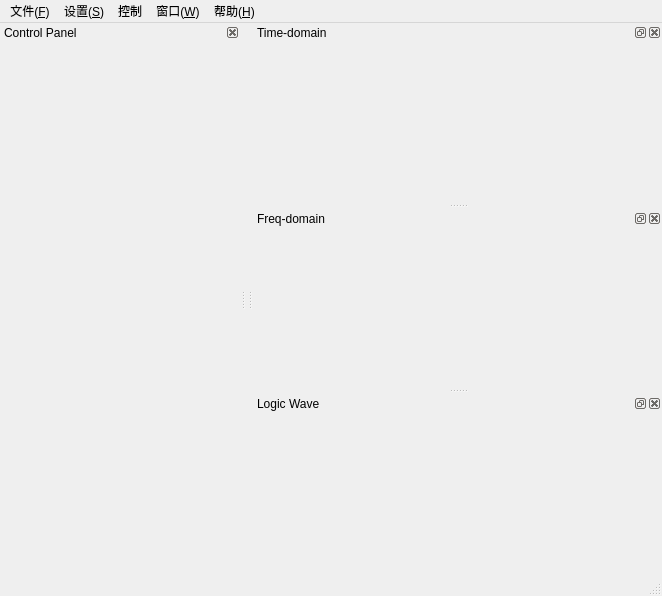
<?xml version="1.0" encoding="UTF-8"?>
<ui version="4.0">
 <class>MainWindowClass</class>
 <widget class="QMainWindow" name="MainWindowClass">
  <property name="geometry">
   <rect>
    <x>0</x>
    <y>0</y>
    <width>662</width>
    <height>596</height>
   </rect>
  </property>
  <property name="windowTitle">
   <string>CETC58 ADC Analyzer</string>
  </property>
  <property name="dockNestingEnabled">
   <bool>false</bool>
  </property>
  <property name="dockOptions">
   <set>QMainWindow::AllowTabbedDocks|QMainWindow::AnimatedDocks</set>
  </property>
  <widget class="QWidget" name="centralWidget">
   <property name="sizePolicy">
    <sizepolicy hsizetype="Minimum" vsizetype="Minimum">
     <horstretch>0</horstretch>
     <verstretch>0</verstretch>
    </sizepolicy>
   </property>
   <property name="maximumSize">
    <size>
     <width>1</width>
     <height>1</height>
    </size>
   </property>
   <layout class="QHBoxLayout" name="horizontalLayout">
    <property name="sizeConstraint">
     <enum>QLayout::SetDefaultConstraint</enum>
    </property>
   </layout>
  </widget>
  <widget class="QMenuBar" name="menuBar">
   <property name="geometry">
    <rect>
     <x>0</x>
     <y>0</y>
     <width>662</width>
     <height>20</height>
    </rect>
   </property>
   <widget class="QMenu" name="menu">
    <property name="title">
     <string>文件(&amp;F)</string>
    </property>
    <addaction name="actionLoadData"/>
    <addaction name="actionSaveData"/>
    <addaction name="separator"/>
    <addaction name="action_3"/>
   </widget>
   <widget class="QMenu" name="menuSettings">
    <property name="title">
     <string>设置(&amp;S)</string>
    </property>
    <addaction name="actionADC"/>
    <addaction name="actionSIGNAL"/>
    <addaction name="actionSPAN"/>
   </widget>
   <widget class="QMenu" name="menuWindow">
    <property name="title">
     <string>窗口(&amp;W)</string>
    </property>
   </widget>
   <widget class="QMenu" name="menuHelp">
    <property name="title">
     <string>帮助(&amp;H)</string>
    </property>
    <addaction name="action_7"/>
    <addaction name="action_AboutAdcAnalyzer"/>
   </widget>
   <widget class="QMenu" name="menu_2">
    <property name="title">
     <string>控制</string>
    </property>
    <addaction name="actionSpiCtrl"/>
   </widget>
   <addaction name="menu"/>
   <addaction name="menuSettings"/>
   <addaction name="menu_2"/>
   <addaction name="menuWindow"/>
   <addaction name="menuHelp"/>
  </widget>
  <widget class="QStatusBar" name="statusBar"/>
  <widget class="QDockWidget" name="dockWidgetWave">
   <property name="sizePolicy">
    <sizepolicy hsizetype="Expanding" vsizetype="Preferred">
     <horstretch>0</horstretch>
     <verstretch>0</verstretch>
    </sizepolicy>
   </property>
   <property name="allowedAreas">
    <set>Qt::RightDockWidgetArea</set>
   </property>
   <property name="windowTitle">
    <string>Time-domain</string>
   </property>
   <attribute name="dockWidgetArea">
    <number>2</number>
   </attribute>
   <widget class="QWidget" name="dockWidgetContents_4"/>
  </widget>
  <widget class="QDockWidget" name="dockWidgetFFT">
   <property name="sizePolicy">
    <sizepolicy hsizetype="Expanding" vsizetype="Preferred">
     <horstretch>0</horstretch>
     <verstretch>0</verstretch>
    </sizepolicy>
   </property>
   <property name="allowedAreas">
    <set>Qt::RightDockWidgetArea</set>
   </property>
   <property name="windowTitle">
    <string>Freq-domain</string>
   </property>
   <attribute name="dockWidgetArea">
    <number>2</number>
   </attribute>
   <widget class="QWidget" name="dockWidgetContents_5"/>
  </widget>
  <widget class="QDockWidget" name="dockWidgetLogicWave">
   <property name="sizePolicy">
    <sizepolicy hsizetype="Expanding" vsizetype="Preferred">
     <horstretch>0</horstretch>
     <verstretch>0</verstretch>
    </sizepolicy>
   </property>
   <property name="allowedAreas">
    <set>Qt::RightDockWidgetArea</set>
   </property>
   <property name="windowTitle">
    <string>Logic Wave</string>
   </property>
   <attribute name="dockWidgetArea">
    <number>2</number>
   </attribute>
   <widget class="QWidget" name="dockWidgetContents_2"/>
  </widget>
  <widget class="QDockWidget" name="dockWidgetControlPanel">
   <property name="sizePolicy">
    <sizepolicy hsizetype="Minimum" vsizetype="Preferred">
     <horstretch>0</horstretch>
     <verstretch>0</verstretch>
    </sizepolicy>
   </property>
   <property name="maximumSize">
    <size>
     <width>240</width>
     <height>524287</height>
    </size>
   </property>
   <property name="features">
    <set>QDockWidget::DockWidgetClosable</set>
   </property>
   <property name="allowedAreas">
    <set>Qt::LeftDockWidgetArea</set>
   </property>
   <property name="windowTitle">
    <string>Control Panel</string>
   </property>
   <attribute name="dockWidgetArea">
    <number>1</number>
   </attribute>
   <widget class="QWidget" name="dockWidgetContents_x">
    <layout class="QGridLayout" name="gridLayout">
     <item row="0" column="0">
      <widget class="ControlPanel" name="controlPanel" native="true">
       <property name="sizePolicy">
        <sizepolicy hsizetype="Minimum" vsizetype="Preferred">
         <horstretch>0</horstretch>
         <verstretch>0</verstretch>
        </sizepolicy>
       </property>
      </widget>
     </item>
    </layout>
   </widget>
  </widget>
  <action name="actionSaveData">
   <property name="text">
    <string>保存动态数据(S)</string>
   </property>
  </action>
  <action name="actionLoadData">
   <property name="text">
    <string>读入动态数据(R)</string>
   </property>
  </action>
  <action name="action_3">
   <property name="text">
    <string>退出(X)</string>
   </property>
  </action>
  <action name="actionSpiCtrl">
   <property name="text">
    <string>SPI控制(C)</string>
   </property>
  </action>
  <action name="actionFftDepth">
   <property name="text">
    <string>FFT深度(D)</string>
   </property>
  </action>
  <action name="actionSpectrum">
   <property name="checkable">
    <bool>true</bool>
   </property>
   <property name="enabled">
    <bool>false</bool>
   </property>
   <property name="text">
    <string>频谱分析(&amp;F)</string>
   </property>
  </action>
  <action name="actionLogic">
   <property name="checkable">
    <bool>true</bool>
   </property>
   <property name="text">
    <string>逻辑分析(&amp;L)</string>
   </property>
  </action>
  <action name="action_7">
   <property name="text">
    <string>帮助主题(&amp;T)</string>
   </property>
  </action>
  <action name="action_AboutAdcAnalyzer">
   <property name="text">
    <string>关于ADC Analyzer（&amp;A）</string>
   </property>
  </action>
  <action name="actionPowerStatus">
   <property name="text">
    <string>电源状态</string>
   </property>
  </action>
  <action name="actionADC">
   <property name="text">
    <string>ADC类型</string>
   </property>
  </action>
  <action name="actionSIGNAL">
   <property name="text">
    <string>时钟和信号</string>
   </property>
  </action>
  <action name="actionSPAN">
   <property name="text">
    <string>SPAN</string>
   </property>
  </action>
 </widget>
 <layoutdefault spacing="6" margin="11"/>
 <customwidgets>
  <customwidget>
   <class>ControlPanel</class>
   <extends>QWidget</extends>
   <header>controlpanel.h</header>
   <container>1</container>
  </customwidget>
 </customwidgets>
 <resources>
  <include location="mainwindow.qrc"/>
 </resources>
 <connections/>
</ui>
